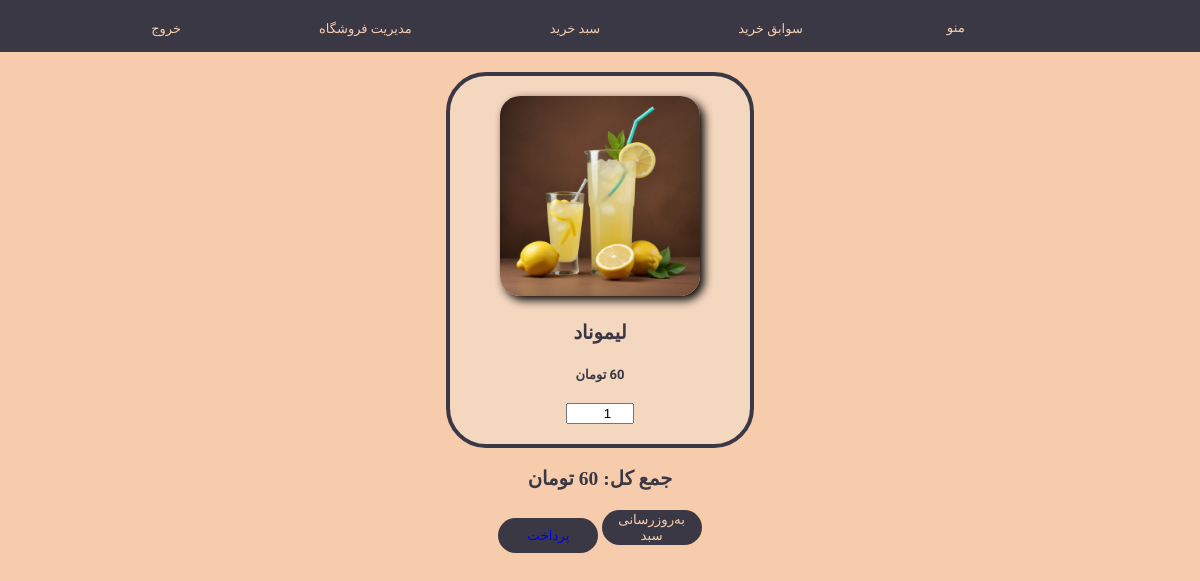
The app's page /cart/ (signed in) with its own data.
### accounts/models.py (models this page shows, shortened)
class CartItem(models.Model):
    cart = models.ForeignKey(Cart, on_delete=models.CASCADE, related_name="cart_items")
    product = models.ForeignKey(
        Product, on_delete=models.CASCADE, related_name="cart_items"
    )
    quantity = models.IntegerField(validators=[MinValueValidator(1)], default=0)
    created_at = models.DateTimeField(auto_now_add=True)
    @property
    def price(self):
        return self.product.price * self.quantity

class Product(models.Model):
    name = models.CharField(max_length=100)
    price = models.IntegerField()
    image = models.ImageField(upload_to="product/", blank=True, null=True)
    category = models.ForeignKey(
        Category,
        on_delete=models.CASCADE,
        related_name="products",
        blank=True,
        null=True,
    )
    ingredients = models.ManyToManyField("Storage", through="ProductIngredient")

class Cart(models.Model):
    class CartTypes(models.TextChoices):
        delivery = "DELIVERY", "Delivery"
        dine_in = "DINE_IN", "Dine-in"
    user = models.ForeignKey(User, on_delete=models.CASCADE, related_name="carts")
    is_purchased = models.BooleanField(default=False)
    created_at = models.DateTimeField(auto_now_add=True)
    purchased = models.DateTimeField(default=timezone.now)
    order_type = models.CharField(
        max_length=10, choices=CartTypes.choices, default=CartTypes.delivery
    )
    @property
    def total_price(self):
        return sum(cart_item.price for cart_item in self.cart_items.all())

### accounts/views.py (the view)
# urls.py: path("cart/", views.cart_view, name="cart"),
def cart_view(request):
    user = request.user
    cart, _ = Cart.objects.get_or_create(user=user, is_purchased=False)
    context = {"cart": cart}
    return render(request, "accounts/cart.html", context)

### accounts/templates/accounts/cart.html (shortened to what this page needs)
{% load static humanize %}
<!DOCTYPE html>
<html lang="fa" dir="rtl">
<head>
    <link rel='stylesheet' href='https://cdnjs.cloudflare.com/ajax/libs/font-awesome/5.15.3/css/all.min.css'>
    <link href='https://unpkg.com/css.gg@2.0.0/icons/css/enter.css' rel='stylesheet'>
    <link href='https://unpkg.com/css.gg@2.0.0/icons/css/shopping-cart.css' rel='stylesheet'>
    <link href='https://unpkg.com/css.gg@2.0.0/icons/css/check-r.css' rel='stylesheet'>
    <link href='https://unpkg.com/css.gg@2.0.0/icons/css/menu.css' rel='stylesheet'>
    <link href='https://unpkg.com/css.gg@2.0.0/icons/css/coffee.css' rel='stylesheet'>
</head>
<body>
    <div class="navbar lalezar-regular">
        <nav>
            <ul>
                <li class="dropdown">
                    <div class="icon-label"><button class="dropbtn">منو</button></div>
                </li>
                <li>
                    <div class="icon-label"><a href="{% url 'cart_history' %}" class="name">سوابق خرید</a></div>
                </li>
                <li>
                    <div class="icon-label"><a href="{% url 'cart' %}" class="name">سبد خرید</a></div>
                </li>
                {% if user.is_authenticated %}
                    {% if user.is_staff %}
                        <li class="nav-item">
                            <div class="icon-label"><a href="{% url 'myadmin' %}" class="name">مدیریت فروشگاه</a></div>
                        </li>
                    {% endif %}
                    <li>
                        <div class="icon-label"><a href="{% url 'logout' %}" class="name" style="margin-left: 100px;">خروج</a></div>
                    </li>
                {% else %}
                    <li>
                        <div class="icon-label"><i class="gg-enter icon"></i><a href="{% url 'login' %}" class="name">ورود به حساب کاربری</a></div>
                    </li>
                {% endif %}
            </ul>
        </nav>
    </div>
<div class="container d-flex justify-content-center my-50">
    <div class="row">
        <form method="post" action="{% url 'update_cart' %}">
            {% for cart_item in cart.cart_items.all %}
                <div class="col-md-10 lalezar-regular">
                    <div class="card card-body mb-4">
                        <div class="media align-items-center align-items-lg-start text-center text-lg-left flex-column flex-lg-row">
                            <div class="mr-2 mb-3 mb-lg-0">
                                <img src="{% if cart_item.product.image %}{{ cart_item.product.image.url }}{% endif %}" width="200" height="200" alt="{{ cart_item.product.name }} image">
                            </div>
                            <div class="media-body">
                                <h2 class="media-title font-weight-semibold">
                                    {{ cart_item.product.name }}
                                </h2>
                            </div>
                            <div class="mt-3 mt-lg-0 ml-lg-3 text-center">
                                <h4 class="mb-0 font-weight-semibold">{{ cart_item.product.price|floatformat:"0g"|intcomma:False }} تومان</h4>
                                <input type="number" name="quantity_{{ cart_item.product.pk }}" value="{{ cart_item.quantity }}" min="0" class="form-control" style="width: 60px; text-align: center;">
                            </div>
                        </div>
                        <br>
                    </div>
                </div>
            {% empty %}
                <h1>سبد خرید شما خالی است</h1>
            {% endfor %}
            <div class="col-md-10 mb-4">
                <h2>جمع کل: {{ cart.total_price|floatformat:"0g"|intcomma:False }} تومان</h2>
            </div>
            <div class="col-md-10 mb-4 d-flex justify-content-between">
                <button type="submit" class="btn btn-primary lalezar-regular" style="width:100px">به‌روزرسانی سبد</button>
                <button type="submit" class="btn btn-primary lalezar-regular" style="width:100px"><a href="{% url 'checkout' %}" >پرداخت</a></button>
            </div>
        </form>
    </div>
</div>

### accounts/templates/accounts/cart.html (style rules this page uses)
.lalezar-regular { font-family: "Lalezar", system-ui; font-weight: 400; font-style: normal; }
body { margin: 0; font-family: 'lalezar-regular'; font-size: .8125rem; font-weight: 400; line-height: 1.5385; color: #3a3845; text-align: center; background-color: #f7ccac; }
.btn { display: inline-block; background-color: #3a3845; font-family: lalezar-regular; color: #f7ccac; border: 0px; height: 35px; width: 70px; border-radius: 35px; position: flex; }
a { text-decoration: none !important; }
.container { display: flex; justify-content: center; }
.card { background-color: #f4d7bf; border: 4px solid #3a3845; padding-top: 20px; width: 300px; border-radius: 40px; }
img { border-radius: 20px; box-shadow: 4px 4px 10px rgba(0, 0, 0, 1); }
nav ul { display: flex; }
li { list-style: none; margin-right: 130px; }
.icon-label { display: flex; align-items: center; color: #f7ccac; margin-top: 6px; }
.icon-label a { text-decoration: none; }
.navbar { display: flex; background-color: #3a3845; justify-content: center; margin-bottom: 20px; }
.name { color: #f7ccac; }
.dropdown { position: relative; margin-left: auto; }
.dropbtn { background-color: inherit; color: #f7ccac; border: none; outline: none; font-family: inherit; }

### records on screen
CartItem: product.image (picture), product.name "لیموناد", product.price "60", quantity "1"
Cart: total_price "60"
